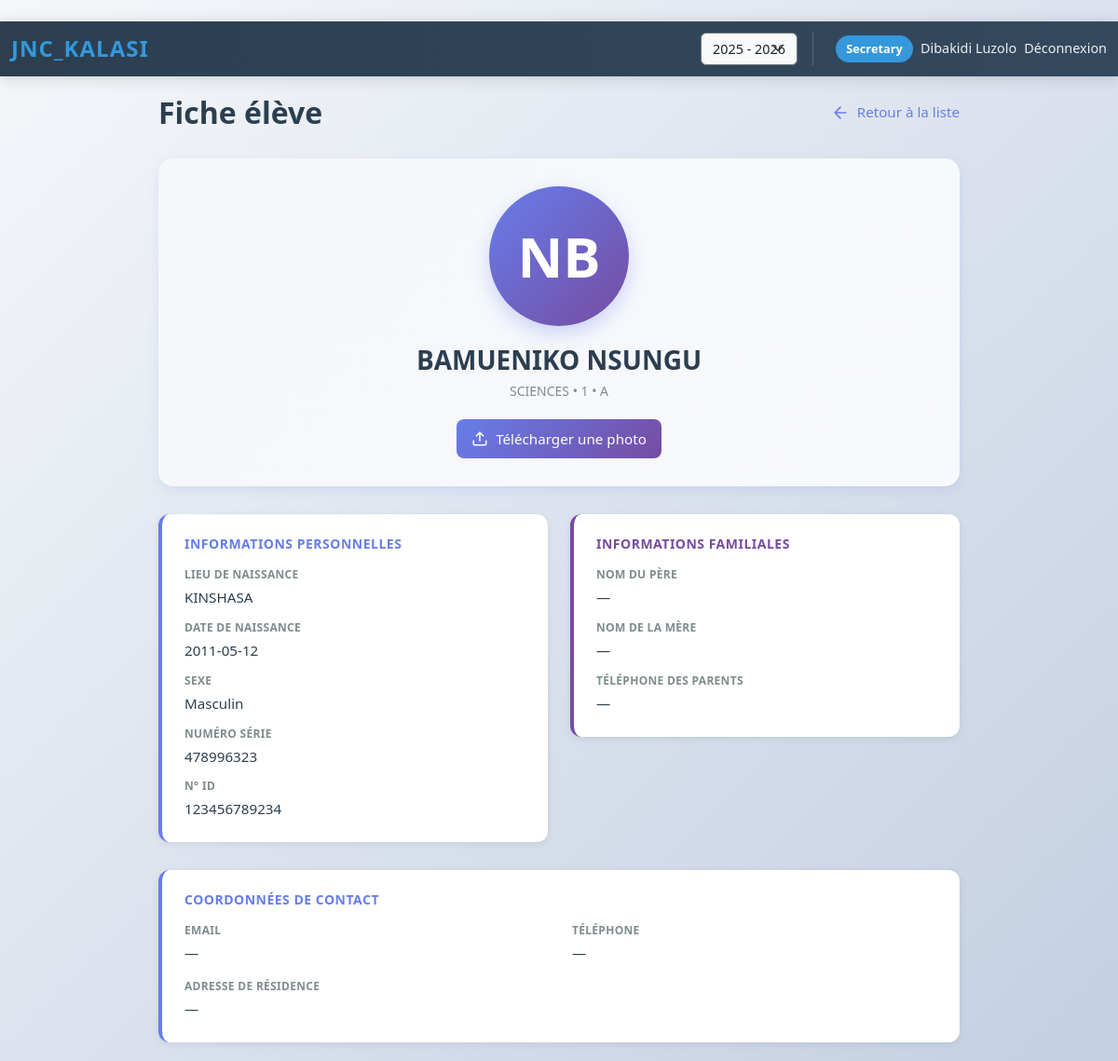
/admin/students/1 (signed in), run on the app's committed database.
### models/__init__.py (models this page shows, shortened)
class User(UserMixin, db.Model):
    __tablename__ = 'users'
    id = db.Column(db.Integer, primary_key=True)
    school_id = db.Column(db.Integer, db.ForeignKey('schools.id'), nullable=True)  # Nullable pour super_admin
    username = db.Column(db.String(80), unique=True, nullable=False)
    password_hash = db.Column(db.String(255), nullable=False)
    role = db.Column(db.Enum('super_admin', 'school_admin', 'secretary', 'discipline', 'professor', name='role_enum'), nullable=False)
    full_name = db.Column(db.String(120), nullable=False)
    email = db.Column(db.String(120))
    created_at = db.Column(db.DateTime, server_default=db.func.now())
    is_active = db.Column(db.Boolean, nullable=False, default=True, server_default=db.text('1'))  # For blocking/unblocking
    last_login_at = db.Column(db.DateTime, nullable=True)
    last_login_ip = db.Column(db.String(45), nullable=True)  # IPv6 compatible
    login_failed_attempts = db.Column(db.Integer, default=0, nullable=False)
    last_failed_login_at = db.Column(db.DateTime, nullable=True)
    last_failed_login_ip = db.Column(db.String(45), nullable=True)
    password_reset_token = db.Column(db.String(100), nullable=True)
    password_reset_expires = db.Column(db.DateTime, nullable=True)
    must_change_password = db.Column(db.Boolean, default=False, nullable=False)
    school = db.relationship('School', back_populates='users')
    courses = db.relationship('Course', back_populates='professor', lazy='dynamic')
    attendance_records = db.relationship('AttendanceRecord', foreign_keys='AttendanceRecord.professor_id', back_populates='professor', lazy='dynamic')
    created_subscriptions = db.relationship('SchoolSubscription', foreign_keys='SchoolSubscription.created_by_user_id', back_populates='created_by_user', lazy='dynamic')
    validated_subscription_payments = db.relationship('SchoolSubscriptionPayment', foreign_keys='SchoolSubscriptionPayment.confirmed_by_user_id', back_populates='confirmed_by_user', lazy='dynamic')
    opened_support_tickets = db.relationship('RemoteSupportTicket', foreign_keys='RemoteSupportTicket.created_by_user_id', back_populates='created_by_user', lazy='dynamic')
    handled_support_tickets = db.relationship('RemoteSupportTicket', foreign_keys='RemoteSupportTicket.handled_by_user_id', back_populates='handled_by_user', lazy='dynamic')
    received_notifications = db.relationship('Notification', foreign_keys='Notification.recipient_id', back_populates='recipient', lazy='dynamic')
    sent_notifications = db.relationship('Notification', foreign_keys='Notification.actor_id', back_populates='actor', lazy='dynamic')
    def is_super_admin(self):
        return self.role == 'super_admin'

class Student(db.Model):
    __tablename__ = 'students'
    id = db.Column(db.Integer, primary_key=True)
    school_id = db.Column(db.Integer, db.ForeignKey('schools.id'), nullable=False)
    first_name = db.Column(db.String(80), nullable=False)
    last_name = db.Column(db.String(80), nullable=False)
    place_of_birth = db.Column(db.String(120))
    birth_date = db.Column(db.Date)
    gender = db.Column(db.Enum('M', 'F', name='gender_enum'), default='M')
    father_name = db.Column(db.String(120))
    mother_name = db.Column(db.String(120))
    parent_phone = db.Column(db.String(50))
    student_id_number = db.Column(db.String(80))
    serial_number = db.Column(db.String(80))
    section_id = db.Column(db.Integer, db.ForeignKey('sections.id'), nullable=False)
    address = db.Column(db.String(255))
    phone = db.Column(db.String(50))
    email = db.Column(db.String(120))
    photo_url = db.Column(db.String(255))
    academic_year = db.Column(db.String(30), nullable=True)
    registered_at = db.Column(db.DateTime, server_default=db.func.now())
    school = db.relationship('School', back_populates='students')
    section = db.relationship('Section', back_populates='students')
    grades = db.relationship('Grade', back_populates='student', lazy='dynamic')
    payments = db.relationship('Payment', back_populates='student', lazy='dynamic')
    attendance_records = db.relationship('AttendanceRecord', back_populates='student', lazy='dynamic')

class Section(db.Model):
    __tablename__ = 'sections'
    id = db.Column(db.Integer, primary_key=True)
    school_id = db.Column(db.Integer, db.ForeignKey('schools.id'), nullable=False)
    name = db.Column(db.String(100), nullable=False)
    level = db.Column(db.String(50), nullable=False)
    class_name = db.Column(db.String(20), nullable=False)
    school = db.relationship('School', back_populates='sections')
    students = db.relationship('Student', back_populates='section', lazy='dynamic')
    courses = db.relationship('Course', back_populates='section', lazy='dynamic')

### routes/admin/students.py (the view)
@admin_bp.route('/students/<int:student_id>')
@login_required
def student_detail(student_id, school_slug=None):
    school_id = get_school_id_for_admin_context() or current_user.school_id
    student = Student.query.filter_by(id=student_id, school_id=school_id).first_or_404()
    return render_template('admin/student_detail.html', student=student)

### templates/admin/student_detail.html (shortened to what this page needs)
﻿{% extends 'base.html' %}
{% block content %}
<div style="max-width: 900px; margin: 0 auto; padding: 20px;">
  <div style="display: flex; justify-content: space-between; align-items: center; margin-bottom: 30px;">
    <h2 style="color: #2c3e50; margin: 0; font-weight: 700;">Fiche élève</h2>
    <a href="{{ url_for('admin.students') }}" style="display: inline-flex; align-items: center; gap: 8px; color: #667eea; text-decoration: none; font-weight: 500; transition: all 0.3s ease;" onmouseover="this.style.color='#764ba2'; this.style.transform='translateX(-4px)';" onmouseout="this.style.color='#667eea'; this.style.transform='translateX(0)';">
      <svg width="20" height="20" viewBox="0 0 24 24" fill="none" stroke="currentColor" stroke-width="2" stroke-linecap="round" stroke-linejoin="round"><path d="M19 12H5M12 19l-7-7 7-7"/></svg>
      Retour à la liste
    </a>
  </div>
  <div style="background: linear-gradient(135deg, #f5f7fb 0%, #f8f9fc 100%); border-radius: 16px; padding: 30px; margin-bottom: 30px; box-shadow: 0 4px 12px rgba(102, 126, 234, 0.15); text-align: center;">
    {% if student.photo_url %}
      <img src="{{ student.photo_url }}" alt="Photo de {{ student.first_name }}" style="width: 150px; height: 150px; border-radius: 50%; object-fit: cover; border: 4px solid white; box-shadow: 0 8px 20px rgba(102, 126, 234, 0.3); margin-bottom: 20px;">
    {% else %}
      <div style="width: 150px; height: 150px; margin: 0 auto 20px; border-radius: 50%; background: linear-gradient(135deg, #667eea 0%, #764ba2 100%); display: flex; align-items: center; justify-content: center; box-shadow: 0 8px 20px rgba(102, 126, 234, 0.3);">
        <span style="font-size: 60px; color: white; font-weight: 700;">{{ ((student.first_name[:1] if student.first_name else '') ~ (student.last_name[:1] if student.last_name else ''))|upper }}</span>
      </div>
    {% endif %}
    <h3 style="color: #2c3e50; margin: 15px 0 5px 0; font-weight: 700;">{{ ((student.last_name or '') ~ ' ' ~ (student.first_name or ''))|trim }}</h3>
    <p style="color: #7f8c8d; margin: 0 0 20px 0; font-size: 14px;">{% if student.section %}{{ student.section.name }} • {{ student.section.level }} • {{ student.section.class_name }}{% endif %}</p>
    <form method="POST" action="{{ url_for('admin.upload_student_photo', student_id=student.id) }}" enctype="multipart/form-data" style="display: flex; gap: 10px; justify-content: center; align-items: center;">
      <label style="position: relative; cursor: pointer;">
        <span style="display: inline-flex; align-items: center; gap: 8px; padding: 10px 16px; background: linear-gradient(135deg, #667eea 0%, #764ba2 100%); color: white; border-radius: 8px; border: none; font-weight: 500; transition: all 0.3s ease; cursor: pointer;" onmouseover="this.style.transform='translateY(-2px)'; this.style.boxShadow='0 8px 20px rgba(102, 126, 234, 0.3)';" onmouseout="this.style.transform='translateY(0)'; this.style.boxShadow='0 4px 12px rgba(102, 126, 234, 0.2)';">
          <svg width="18" height="18" viewBox="0 0 24 24" fill="none" stroke="currentColor" stroke-width="2" stroke-linecap="round" stroke-linejoin="round"><path d="M21 15v4a2 2 0 0 1-2 2H5a2 2 0 0 1-2-2v-4"/><polyline points="17 8 12 3 7 8"/><line x1="12" y1="3" x2="12" y2="15"/></svg>
          Télécharger une photo
        </span>
      </label>
    </form>
  </div>
  <div class="row">
    <div class="col-md-6 mb-30" style="margin-bottom: 30px;">
      <div style="background: white; border-radius: 12px; padding: 24px; box-shadow: 0 2px 8px rgba(0, 0, 0, 0.08); border-left: 4px solid #667eea; transition: all 0.3s ease;" onmouseover="this.style.boxShadow='0 8px 20px rgba(102, 126, 234, 0.15)'; this.style.transform='translateY(-2px)';" onmouseout="this.style.boxShadow='0 2px 8px rgba(0, 0, 0, 0.08)'; this.style.transform='translateY(0)';">
        <h5 style="color: #667eea; margin: 0 0 15px 0; font-weight: 700; font-size: 14px; text-transform: uppercase; letter-spacing: 0.5px;">Informations personnelles</h5>
        <div style="display: flex; flex-direction: column; gap: 12px;">
          <div>
            <label style="color: #7f8c8d; font-size: 12px; font-weight: 600; text-transform: uppercase; letter-spacing: 0.3px;">Lieu de naissance</label>
            <p style="color: #2c3e50; margin: 4px 0 0 0; font-weight: 500;">{{ student.place_of_birth or '—' }}</p>
          </div>
          <div>
            <label style="color: #7f8c8d; font-size: 12px; font-weight: 600; text-transform: uppercase; letter-spacing: 0.3px;">Date de naissance</label>
            <p style="color: #2c3e50; margin: 4px 0 0 0; font-weight: 500;">{{ student.birth_date or '—' }}</p>
          </div>
          <div>
            <label style="color: #7f8c8d; font-size: 12px; font-weight: 600; text-transform: uppercase; letter-spacing: 0.3px;">Sexe</label>
            <p style="color: #2c3e50; margin: 4px 0 0 0; font-weight: 500;">{{ 'Féminin' if student.gender == 'F' else 'Masculin' if student.gender == 'M' else 'Non spécifié' }}</p>
          </div>
          <div>
            <label style="color: #7f8c8d; font-size: 12px; font-weight: 600; text-transform: uppercase; letter-spacing: 0.3px;">Numéro série</label>
            <p style="color: #2c3e50; margin: 4px 0 0 0; font-weight: 500;">{{ student.serial_number or '—' }}</p>
          </div>
          <div>
            <label style="color: #7f8c8d; font-size: 12px; font-weight: 600; text-transform: uppercase; letter-spacing: 0.3px;">N° ID</label>
            <p style="color: #2c3e50; margin: 4px 0 0 0; font-weight: 500;">{{ student.student_id_number or '—' }}</p>
          </div>
        </div>
      </div>
    </div>
    <div class="col-md-6 mb-30" style="margin-bottom: 30px;">
      <div style="background: white; border-radius: 12px; padding: 24px; box-shadow: 0 2px 8px rgba(0, 0, 0, 0.08); border-left: 4px solid #764ba2; transition: all 0.3s ease;" onmouseover="this.style.boxShadow='0 8px 20px rgba(102, 126, 234, 0.15)'; this.style.transform='translateY(-2px)';" onmouseout="this.style.boxShadow='0 2px 8px rgba(0, 0, 0, 0.08)'; this.style.transform='translateY(0)';">
        <h5 style="color: #764ba2; margin: 0 0 15px 0; font-weight: 700; font-size: 14px; text-transform: uppercase; letter-spacing: 0.5px;">Informations familiales</h5>
        <div style="display: flex; flex-direction: column; gap: 12px;">
          <div>
            <label style="color: #7f8c8d; font-size: 12px; font-weight: 600; text-transform: uppercase; letter-spacing: 0.3px;">Nom du père</label>
            <p style="color: #2c3e50; margin: 4px 0 0 0; font-weight: 500;">{{ student.father_name or '—' }}</p>
          </div>
          <div>
            <label style="color: #7f8c8d; font-size: 12px; font-weight: 600; text-transform: uppercase; letter-spacing: 0.3px;">Nom de la mère</label>
            <p style="color: #2c3e50; margin: 4px 0 0 0; font-weight: 500;">{{ student.mother_name or '—' }}</p>
          </div>
          <div>
            <label style="color: #7f8c8d; font-size: 12px; font-weight: 600; text-transform: uppercase; letter-spacing: 0.3px;">Téléphone des parents</label>
            <p style="color: #2c3e50; margin: 4px 0 0 0; font-weight: 500;">{{ student.parent_phone or '—' }}</p>
          </div>
        </div>
      </div>
    </div>
  </div>
  <div style="background: white; border-radius: 12px; padding: 24px; box-shadow: 0 2px 8px rgba(0, 0, 0, 0.08); border-left: 4px solid #667eea; transition: all 0.3s ease;" onmouseover="this.style.boxShadow='0 8px 20px rgba(102, 126, 234, 0.15)'; this.style.transform='translateY(-2px)';" onmouseout="this.style.boxShadow='0 2px 8px rgba(0, 0, 0, 0.08)'; this.style.transform='translateY(0)';">
    <h5 style="color: #667eea; margin: 0 0 15px 0; font-weight: 700; font-size: 14px; text-transform: uppercase; letter-spacing: 0.5px;">Coordonnées de contact</h5>
    <div class="row">
      <div class="col-md-6" style="margin-bottom: 15px;">
        <label style="color: #7f8c8d; font-size: 12px; font-weight: 600; text-transform: uppercase; letter-spacing: 0.3px;">Email</label>
        <p style="color: #2c3e50; margin: 4px 0 0 0; font-weight: 500; word-break: break-all;">{{ student.email or '—' }}</p>
      </div>
      <div class="col-md-6" style="margin-bottom: 15px;">
        <label style="color: #7f8c8d; font-size: 12px; font-weight: 600; text-transform: uppercase; letter-spacing: 0.3px;">Téléphone</label>
        <p style="color: #2c3e50; margin: 4px 0 0 0; font-weight: 500;">{{ student.phone or '—' }}</p>
      </div>
      <div class="col-12">
        <label style="color: #7f8c8d; font-size: 12px; font-weight: 600; text-transform: uppercase; letter-spacing: 0.3px;">Adresse de résidence</label>
        <p style="color: #2c3e50; margin: 4px 0 0 0; font-weight: 500;">{{ student.address or '—' }}</p>
      </div>
    </div>
  </div>
</div>
{% endblock %}

### templates/base.html (shortened to what this page needs)
<!doctype html>
<html lang="fr">
<head>
  <link href="https://cdn.jsdelivr.net/npm/bootstrap@5.3.2/dist/css/bootstrap.min.css" rel="stylesheet">
  <link href="{{ url_for('static', filename='css/styles.css') }}" rel="stylesheet">
</head>
<body>
<nav class="navbar navbar-expand-lg navbar-custom">
  <div class="container-fluid">
    {% set school_name = g.school.name if g.school else None %}
    <a class="navbar-brand navbar-brand-school" href="{{ url_for('index') if not current_user.is_authenticated else url_for('auth.redirect_by_role') }}" title="JNC_Kalasi">
      <span class="brand-main">JNC<span>_Kalasi</span></span>
    </a>
    <div class="collapse navbar-collapse" id="navbarNav">
      <ul class="navbar-nav ms-auto">
        {% if current_user.is_authenticated %}
        <li class="nav-item d-flex align-items-center me-3">
          <form method="POST" action="{{ url_for('set_academic_year') }}" class="d-flex align-items-center mb-0">
            <select name="academic_year" class="form-select form-select-sm bg-light text-dark border-secondary" onchange="this.form.submit()" style="width: auto;">
              {% for year in all_academic_years %}
              <option value="{{ year }}" {% if year == current_academic_year %}selected{% endif %}>{{ year }}</option>
              {% endfor %}
            </select>
          </form>
        </li>
        <li class="nav-item d-flex align-items-center nav-user-info">
          <span class="nav-user-badge">{{ current_user.role.replace('_', ' ').title() }}</span>
          <span class="nav-link">{{ current_user.full_name }}</span>
          <a class="nav-link" href="{{ url_for('auth.logout') }}">Déconnexion</a>
        </li>
        {% else %}
        <li class="nav-item">
          <a class="nav-link" href="{{ url_for('auth.login') }}">Connexion</a>
        </li>
        {% endif %}
      </ul>
    </div>
  </div>
</nav>
<div class="dashboard-container">
  {% block content %}{% endblock %}
</div>
</body>
</html>

### data on the page
User: role.replace "Secretary", full_name "Dibakidi Luzolo"
Student: first_name+last_name "NB", last_name+first_name "BAMUENIKO NSUNGU", place_of_birth "KINSHASA", birth_date "2011-05-12", gender "Masculin", serial_number "478996323", student_id_number "123456789234", father_name "—", mother_name "—", parent_phone "—", email "—", phone "—", address "—"
Section: section.name "SCIENCES", section.level "1", section.class_name "A"

### other printed values
form field academic_year "2025 - 2026"
